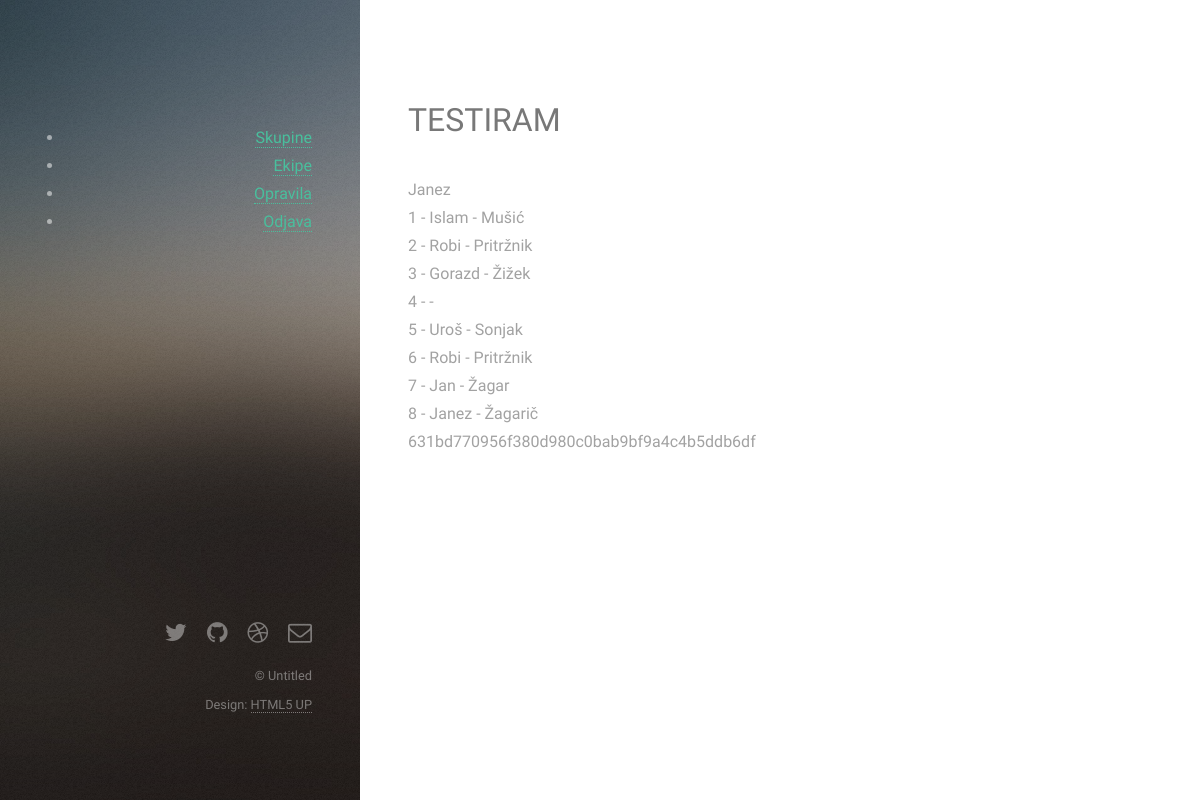
The app's page / (signed in), older data.
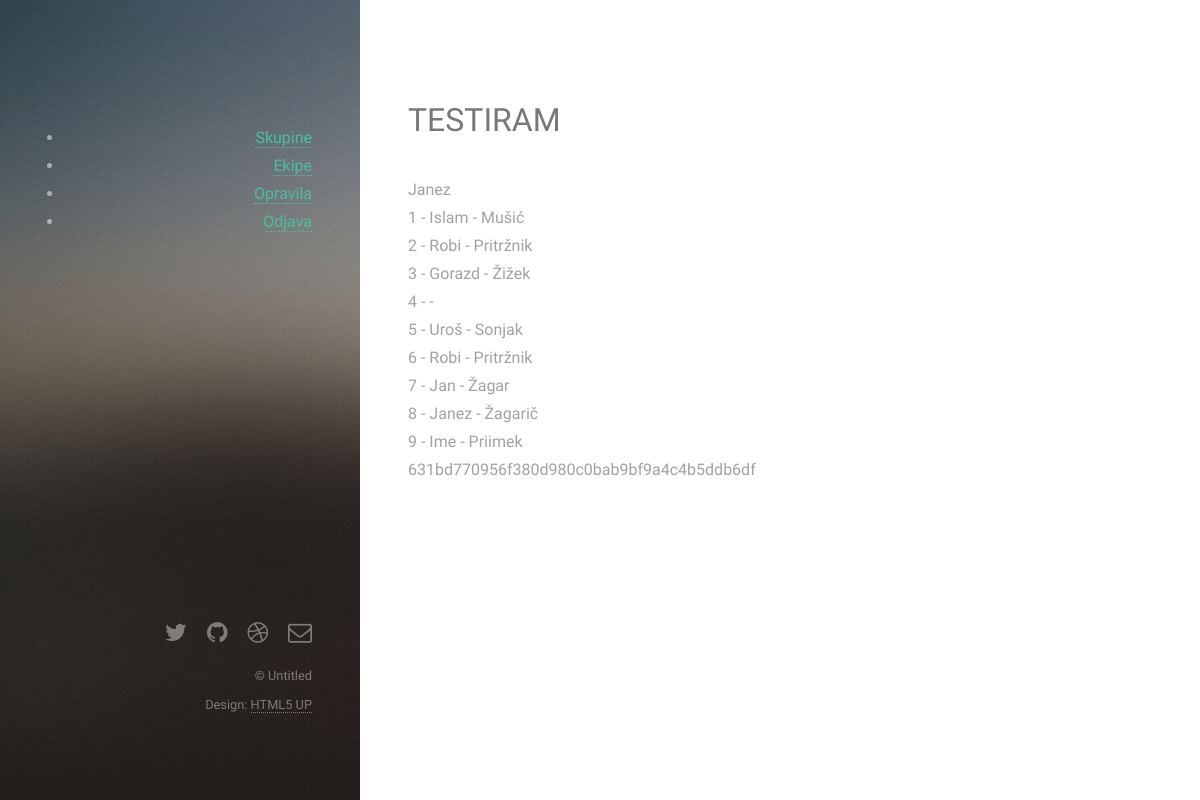
The same page, newer data.
### tables this page shows
CREATE TABLE `users` (
  `id` int(11) NOT NULL,
  `first_name` varchar(50) DEFAULT NULL,
  `last_name` varchar(100) NOT NULL,
  `email` varchar(100) NOT NULL,
  `pass` varchar(50) NOT NULL,
  `avatar` varchar(200) DEFAULT NULL,
  `admin` int(11) NOT NULL DEFAULT '0'
);

### index.php (the view)
<?php
    include_once './header.php';
    include_once './database.php';
?>
<h1>TESTIRAM</h1>
<?php
    echo $_SESSION['first_name'].'<br />';
    $query = "SELECT * FROM users";
    $result = mysqli_query($link, $query);
    while ($row = mysqli_fetch_array($result)) {
        echo $row['id'].' - '.$row['first_name'].' - '.$row['last_name'];
        echo '<br />';
    }
    $g = 'sakjdbasr23496hsdfg';
    echo sha1($g);
?>
<?php
    include_once './footer.php';
?>

Row changes from the older to the newer data that the page shows:
added users: id "9", first_name "Ime", last_name "Priimek"
